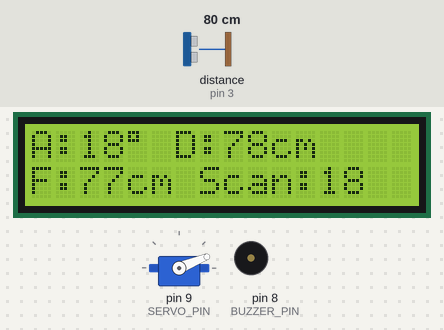
Bench run of a sketch on a simulated Arduino Nano, built with avr-gcc and run on an emulated ATmega328P. On the bench: servo, 16×2 character LCD, buzzer (waves = sounding). Wiring (inferred from the names in the program): ultrasonic range finder: trigger pin 2; echo pin 3. The inputs (shaded band) are chosen by the test bench; at power-on: distance to the obstacle (sensor on pin 3) 80 cm. The echo pulse lasts 58.3 µs per cm; what the sketch prints to the serial monitor is not drawn.

Above: at 5.3 s.
5.4 s: distance to the obstacle (sensor on pin 3) set to 9 cm
At 6.21 s:
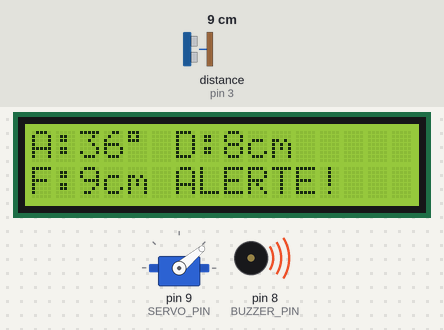
7.8 s: distance to the obstacle (sensor on pin 3) set to 250 cm
At 8.14 s:
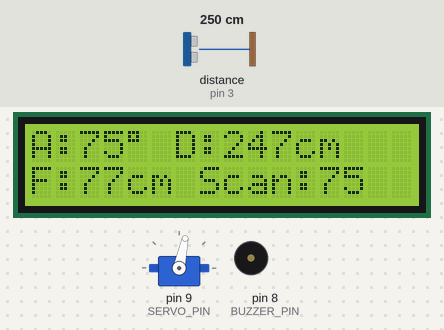
10.4 s: distance to the obstacle (sensor on pin 3) set to 2 cm
At 10.81 s:
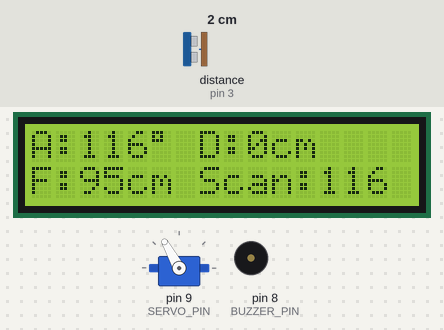
13.3 s: distance to the obstacle (sensor on pin 3) set to 60 cm
At 13.54 s:
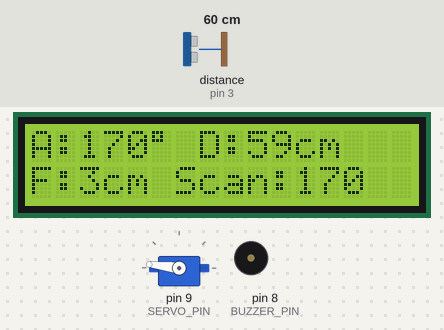
16.3 s: distance to the obstacle (sensor on pin 3) set to 18 cm
At 16.52 s:
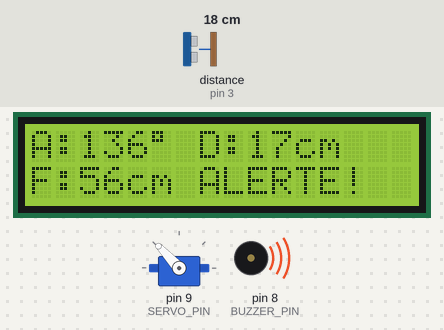
18.8 s: distance to the obstacle (sensor on pin 3) set to 35 cm
At 19.01 s:
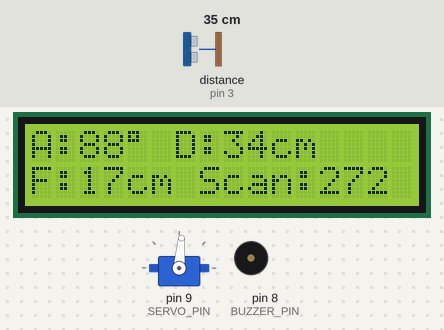
Timing chart, 0 to 22.8 s (numbered marks = the images above; inputs shaded):
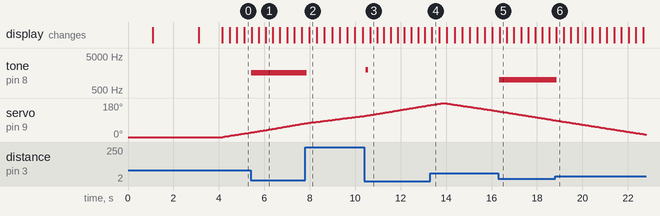

The sketch:

Radar1.ino
```cpp
/********************************************************************
 * PROJET RADAR AVANCÉ - ARDUINO NANO
 * Capteur: HC-SR04
 * Servo: SG90
 * Options: Buzzer, Filtrage, LCD I2C
 *
 * Configuration modulaire - Choisissez vos options ci-dessous
 ********************************************************************/

// ================= CONFIGURATION =================
#define USE_BUZZER true          // Activer/Désactiver le buzzer
#define USE_LCD true            // Activer/Désactiver l'écran LCD I2C
#define USE_FILTER true         // Activer/Désactiver le filtrage des données
#define DEBUG_MODE false        // Mode debug série

// ================= LIBRARIES =================
#include <Servo.h>
#if USE_LCD
  #include <Wire.h>
  #include <LiquidCrystal_I2C.h>
#endif

// ================= PINS =================
const int TRIG_PIN = 2;
const int ECHO_PIN = 3;
const int SERVO_PIN = 9;
const int BUZZER_PIN = 8;

// ================= PARAMÈTRES =================
const int MIN_ANGLE = 0;
const int MAX_ANGLE = 180;
const int ANGLE_INCREMENT = 1;
const int SCAN_DELAY = 15;      // ms entre chaque mesure
const int ALERT_DISTANCE = 20;  // cm - distance d'alerte

// Filtrage (si USE_FILTER = true)
const int FILTER_SAMPLES = 5;   // Nombre d'échantillons pour la moyenne
const float FILTER_ALPHA = 0.3; // Coefficient pour filtre exponentiel (0-1)

// ================= VARIABLES =================
Servo radarServo;
#if USE_LCD
  LiquidCrystal_I2C lcd(0x27, 16, 2); // Adresse I2C commune
#endif

int currentAngle = 0;
int angleDirection = 1; // 1 = vers la droite, -1 = vers la gauche
int rawDistance = 0;
int filteredDistance = 0;
float expFilteredDistance = 0;
int distanceSamples[FILTER_SAMPLES];
int sampleIndex = 0;

// Statistiques
unsigned long scanCount = 0;
int objectsDetected = 0;
int maxDistance = 0;
int minDistance = 999;

// ================= FILTRES =================
void initFilters() {
  for (int i = 0; i < FILTER_SAMPLES; i++) {
    distanceSamples[i] = 0;
  }
  expFilteredDistance = 0;
  sampleIndex = 0;
}

int applyMovingAverage(int newValue) {
  distanceSamples[sampleIndex] = newValue;
  sampleIndex = (sampleIndex + 1) % FILTER_SAMPLES;

  long sum = 0;
  for (int i = 0; i < FILTER_SAMPLES; i++) {
    sum += distanceSamples[i];
  }
  return sum / FILTER_SAMPLES;
}

int applyExponentialFilter(int newValue) {
  expFilteredDistance = (FILTER_ALPHA * newValue) + ((1 - FILTER_ALPHA) * expFilteredDistance);
  return (int)expFilteredDistance;
}

int applyFilter(int distance) {
  if (!USE_FILTER) return distance;

  // Moyenne mobile
  int maFiltered = applyMovingAverage(distance);

  // Filtre exponentiel supplémentaire
  return applyExponentialFilter(maFiltered);
}

// ================= FONCTIONS CAPTEUR =================
int measureDistance() {
  // Envoi impulsion
  digitalWrite(TRIG_PIN, LOW);
  delayMicroseconds(2);
  digitalWrite(TRIG_PIN, HIGH);
  delayMicroseconds(10);
  digitalWrite(TRIG_PIN, LOW);

  // Lecture écho avec timeout
  long duration = pulseIn(ECHO_PIN, HIGH, 30000); // Timeout 30ms

  if (duration == 0) {
    return 0; // Pas d'écho
  }

  // Calcul distance (cm)
  int distance = duration * 0.034 / 2;

  // Validation plage
  if (distance > 400) distance = 400; // HC-SR04 max théorique
  if (distance < 2) distance = 0;

  return distance;
}

void updateStatistics(int distance) {
  if (distance > 0 && distance <= 400) {
    objectsDetected++;

    if (distance > maxDistance) maxDistance = distance;
    if (distance < minDistance && distance > 0) minDistance = distance;
  }
}

// ================= ALERTES =================
void handleAlerts(int distance) {
  if (!USE_BUZZER) return;

  if (distance > 0 && distance <= ALERT_DISTANCE) {
    // Fréquence variable selon distance
    int frequency = map(distance, 2, ALERT_DISTANCE, 2000, 800);
    tone(BUZZER_PIN, frequency, 100);

    #if DEBUG_MODE
      Serial.print("ALERTE! Distance: ");
      Serial.print(distance);
      Serial.println(" cm");
    #endif
  }
}

// ================= AFFICHAGE LCD =================
#if USE_LCD
void updateLCD(int angle, int distance, int filteredDist) {
  lcd.clear();

  // Ligne 1: Angle et mode
  lcd.setCursor(0, 0);
  lcd.print("A:");
  lcd.print(angle);
  lcd.print((char)223); // Degré symbol
  lcd.print(" D:");
  lcd.print(distance);
  lcd.print("cm");

  // Ligne 2: Informations
  lcd.setCursor(0, 1);
  if (USE_FILTER) {
    lcd.print("F:");
    lcd.print(filteredDist);
    lcd.print("cm ");
  }

  if (distance > 0 && distance <= ALERT_DISTANCE) {
    lcd.print("ALERTE!");
  } else {
    lcd.print("Scan:");
    lcd.print(scanCount);
  }
}
#endif

// ================= COMMUNICATION SÉRIE =================
void sendSerialData(int angle, int rawDist, int filteredDist) {
  // Format: angle,rawDistance,filteredDistance,alertStatus
  Serial.print(angle);
  Serial.print(",");
  Serial.print(rawDist);
  Serial.print(",");
  Serial.print(filteredDist);
  Serial.print(",");
  Serial.println((rawDist > 0 && rawDist <= ALERT_DISTANCE) ? "1" : "0");

  #if DEBUG_MODE
    if (rawDist > 0) {
      Serial.print("Angle: ");
      Serial.print(angle);
      Serial.print("° - Raw: ");
      Serial.print(rawDist);
      Serial.print("cm - Filtered: ");
      Serial.print(filteredDist);
      Serial.println("cm");
    }
  #endif
}

// ================= SETUP =================
void setup() {
  // Initialisation série
  Serial.begin(115200);

  // Configuration pins
  pinMode(TRIG_PIN, OUTPUT);
  pinMode(ECHO_PIN, INPUT);
  #if USE_BUZZER
    pinMode(BUZZER_PIN, OUTPUT);
    digitalWrite(BUZZER_PIN, LOW);
  #endif

  // Initialisation servo
  radarServo.attach(SERVO_PIN);
  radarServo.write(MIN_ANGLE);
  delay(1000);

  // Initialisation LCD
  #if USE_LCD
    lcd.init();
    lcd.backlight();
    lcd.setCursor(0, 0);
    lcd.print("Radar Arduino");
    lcd.setCursor(0, 1);
    lcd.print("Initialisation...");
    delay(2000);
    lcd.clear();
  #endif

  // Initialisation filtres
  initFilters();

  // Message de démarrage
  #if DEBUG_MODE
    Serial.println("=== SYSTEME RADAR DEMARRE ===");
    Serial.print("Filtrage: ");
    Serial.println(USE_FILTER ? "ACTIVE" : "DESACTIVE");
    Serial.print("LCD: ");
    Serial.println(USE_LCD ? "ACTIVE" : "DESACTIVE");
    Serial.print("Buzzer: ");
    Serial.println(USE_BUZZER ? "ACTIVE" : "DESACTIVE");
    Serial.println("Format donnees: angle,raw,filtered,alert");
  #endif

  #if USE_LCD
    lcd.setCursor(0, 0);
    lcd.print("Systeme Pret!");
    delay(1000);
  #endif
}

// ================= LOOP =================
void loop() {
  // Contrôle servo
  radarServo.write(currentAngle);
  delay(SCAN_DELAY);

  // Mesure distance
  rawDistance = measureDistance();

  // Application filtre
  filteredDistance = applyFilter(rawDistance);

  // Mise à jour statistiques
  updateStatistics(rawDistance);

  // Gestion alertes
  handleAlerts(rawDistance);

  // Mise à jour affichage
  #if USE_LCD
    updateLCD(currentAngle, rawDistance, filteredDistance);
  #endif

  // Envoi données série
  sendSerialData(currentAngle, rawDistance, filteredDistance);

  // Mise à jour angle
  currentAngle += angleDirection * ANGLE_INCREMENT;
  scanCount++;

  // Changement direction aux limites
  if (currentAngle >= MAX_ANGLE || currentAngle <= MIN_ANGLE) {
    angleDirection = -angleDirection;

    // Affichage statistiques chaque demi-tour
    #if DEBUG_MODE
      Serial.println("=== STATISTIQUES ===");
      Serial.print("Scans: ");
      Serial.println(scanCount);
      Serial.print("Objets detectes: ");
      Serial.println(objectsDetected);
      Serial.print("Distance max: ");
      Serial.print(maxDistance);
      Serial.println(" cm");
      Serial.print("Distance min: ");
      Serial.print(minDistance);
      Serial.println(" cm");
      Serial.println("====================");
    #endif
  }

  // Petite pause pour stabilité
  delay(5);
}
```

Measured:
- after the input at 5.4 s, tone on pin 8 (BUZZER_PIN): silent → 1600 Hz at once; the display: first changes after 0.05 s (image 1 shows a later state)
- after the input at 7.8 s, tone on pin 8 (BUZZER_PIN): 1600 Hz → silent after 0.06 s; the display: changes after 0.18 s (image 2)
- after the input at 10.4 s, tone on pin 8 (BUZZER_PIN): silent → 2000 Hz after 0.08 s, → silent 0.10 s later
- after the input at 16.3 s, tone on pin 8 (BUZZER_PIN): silent → 1000 Hz at once; the display: changes after 0.06 s (image 5)
- after the input at 18.8 s, tone on pin 8 (BUZZER_PIN): 1000 Hz → silent after 0.07 s; the display: changes after 0.05 s (image 6)
